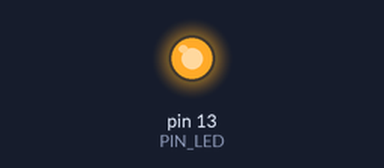
This sketch was run on a simulated Arduino Uno, built with avr-gcc and run on an emulated ATmega328P. Parts: output pins drawn as LEDs (lit = HIGH).

Above: at 0.1 s.
Timing chart, 0 to 1.6 s (numbered marks = the images above):
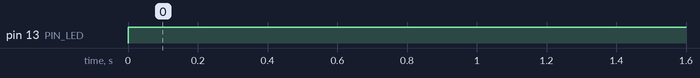

The sketch:

04_example_1.ino
```cpp
#define PIN_LED 13

void setup() {
  pinMode(PIN_LED, OUTPUT);
}

void loop() {
  //digitalWrite(PIN_LED, 0);
  //delay(2000);
  digitalWrite(PIN_LED, 1);
}
```

Measured:
- by itself, pin 13 (PIN_LED): LOW → HIGH at 0.00 s
